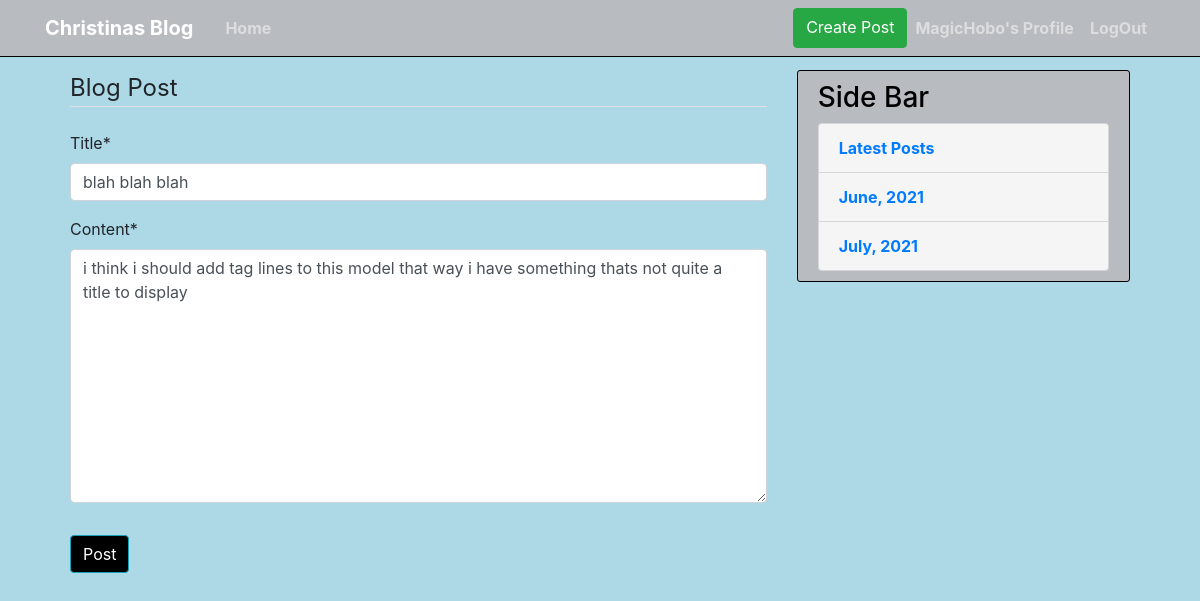
/blog/post/9/update_post/ (signed in), run on the app's committed database.
### blog/models.py (models this page shows, shortened)
class Post(models.Model):
    title = models.CharField(max_length=100)
    content = models.TextField()
    date_posted = models.DateTimeField(default=timezone.now)
    author = models.ForeignKey(User, on_delete=models.CASCADE)
    archive_date = models.DateField(default=datetime.date.today)

### blog/views.py (the view, shortened to what this page needs)
# urls.py: path('post/<int:pk>/update_post/', views.PostUpdateView.as_view(), name='post-update'),
class PostUpdateView(LoginRequiredMixin, UserPassesTestMixin, UpdateView):
    model = Post
    fields = ['title', 'content']
    def test_func(self):
        return self.request.user.is_staff

### templates/blog/post_form.html (shortened to what this page needs)
{% extends 'blog/base.html' %}
    {% load crispy_forms_tags %}
        {% load crispy_forms_filters %}
    {% block content %}
        <form method="POST">
             <fieldset class="form-group">
                <legend class="border-bottom mb-4">Blog Post</legend>
                {{ form|crispy }}
            </fieldset>
            <div class="form-group">
                <button class="btn btn-info" type="submit">Post</button>
            </div>
        </form>
    {% endblock %}

### templates/blog/base.html (shortened to what this page needs)
{% load static %}
<!DOCTYPE html>
    <html>
<head>
            <link rel="stylesheet" href="https://stackpath.bootstrapcdn.com/bootstrap/4.3.1/css/bootstrap.min.css"
>
    <link rel="stylesheet" href="{% static 'LandFamily/main.css' %}">
</head>
<body class="body">
<header class="site-header">
	<nav class="navbar navbar-expand-md navbar-dark bg-steel fixed-top">
		<div class="container">
			<a class="navbar-brand mr-4" href="{% url 'blog-home' %}">Christinas Blog</a>
					<div class="collapse navbar-collapse" id="navbarToggle">
						<div class="navbar-nav mr-auto">
							<a class="nav-item nav-link" href="{% url 'blog-home' %}">Home</a>
						</div>
						<div class="navbar-nav">
                            {% if user.is_authenticated %}
                                {% if user.is_staff %}
                                    <a class="btn btn-success" href="{% url 'post-create' %}">Create Post</a>
                                {% endif %}
                                <a class="nav-item nav-link" href="{% url 'profile' %}">{{ user.username }}'s Profile</a>
                                <a class="nav-item nav-link" href="{% url 'logout'%}">LogOut</a>
                            {% else %}
							<a class="nav-item nav-link" href="{% url 'login'%}">Login</a>
                            <a class="nav-item nav-link" href="{% url 'register'%}">Register</a>
						{% endif %}
                        </div>
					</div>
		</div>
	</nav>
</header>
  <div class="row">
    <div class="col-md-8">
            {% block content %}{% endblock %}
    </div>
	<div class="col-md-4">
		<div class="content-section">
			<h3>Side Bar</h3>
			<ul class="list-group">
                <li class="list-group-item list-group-item-light"><a href="{% url 'latest_posts' %}">Latest Posts</a></li>
                <li class="list-group-item list-group-item-light"><a href='{% url 'post-month-archive' year=2021 month=06 %}'>June, 2021</a></li>
                <li class="list-group-item list-group-item-light"><a href='{% url 'post-month-archive' year=2021 month=07 %}'>July, 2021</a></li>
			</ul>
		</div>
	</div>
  </div>
            </body>
    </html>

### blog/static/LandFamily/main.css (style rules this page uses)
.bg-steel { background-color: #b8bbbf; }
h3 { color: #000000; }
.navbar { border-bottom: 1px solid black; }
.navbar-brand { font-weight: bold; color: black; }
.nav-link { font-weight: bold; color: black; }
.content-section { background: #b8bbbf; padding: 10px 20px; border: 1px solid #000000; border-radius: 3px; margin-bottom: 20px; }
.body { padding: 70px; background-color: lightblue; }
.list-group { list-style-type: none; }
.list-group-item { background: whitesmoke; color: black; font-weight: bold; }
.btn-info { background-color: black; }

### data on the page
Post: title "blah blah blah", content "i think i should add tag lines to this model that way i have something thats not quite a title to display"

### other printed values
{{ user.username }} "MagicHobo"
